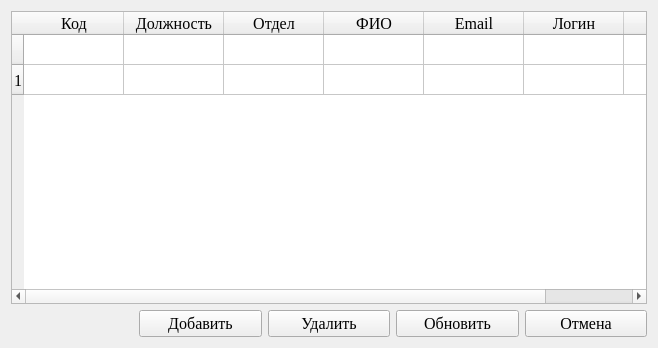
<?xml version="1.0" encoding="UTF-8"?>
<ui version="4.0">
 <class>EmployeesDialog</class>
 <widget class="QWidget" name="EmployeesDialog">
  <property name="geometry">
   <rect>
    <x>0</x>
    <y>0</y>
    <width>658</width>
    <height>348</height>
   </rect>
  </property>
  <property name="font">
   <font>
    <family>Times New Roman</family>
    <pointsize>12</pointsize>
   </font>
  </property>
  <property name="windowTitle">
   <string>Сотрудники</string>
  </property>
  <property name="windowIcon">
   <iconset resource="../../../res.qrc">
    <normaloff>:/icons/icon.png</normaloff>:/icons/icon.png</iconset>
  </property>
  <layout class="QGridLayout" name="gridLayout">
   <item row="1" column="2">
    <widget class="QPushButton" name="delButton">
     <property name="text">
      <string>Удалить</string>
     </property>
    </widget>
   </item>
   <item row="1" column="4">
    <widget class="QPushButton" name="cancelButton">
     <property name="maximumSize">
      <size>
       <width>16777215</width>
       <height>16777215</height>
      </size>
     </property>
     <property name="text">
      <string>Отмена</string>
     </property>
    </widget>
   </item>
   <item row="1" column="1">
    <widget class="QPushButton" name="addButton">
     <property name="text">
      <string>Добавить</string>
     </property>
    </widget>
   </item>
   <item row="0" column="0" colspan="5">
    <widget class="QTableWidget" name="tableWidget">
     <property name="selectionMode">
      <enum>QAbstractItemView::SingleSelection</enum>
     </property>
     <property name="selectionBehavior">
      <enum>QAbstractItemView::SelectRows</enum>
     </property>
     <row>
      <property name="text">
       <string/>
      </property>
     </row>
     <row>
      <property name="text">
       <string>1</string>
      </property>
     </row>
     <column>
      <property name="text">
       <string>Код</string>
      </property>
      <property name="font">
       <font>
        <family>Times New Roman</family>
        <pointsize>12</pointsize>
       </font>
      </property>
     </column>
     <column>
      <property name="text">
       <string>Должность</string>
      </property>
      <property name="font">
       <font>
        <family>Times New Roman</family>
        <pointsize>12</pointsize>
       </font>
      </property>
     </column>
     <column>
      <property name="text">
       <string>Отдел</string>
      </property>
      <property name="font">
       <font>
        <family>Times New Roman</family>
        <pointsize>12</pointsize>
       </font>
      </property>
     </column>
     <column>
      <property name="text">
       <string>ФИО</string>
      </property>
      <property name="font">
       <font>
        <family>Times New Roman</family>
        <pointsize>12</pointsize>
       </font>
      </property>
     </column>
     <column>
      <property name="text">
       <string>Email</string>
      </property>
      <property name="font">
       <font>
        <family>Times New Roman</family>
        <pointsize>12</pointsize>
       </font>
      </property>
     </column>
     <column>
      <property name="text">
       <string>Логин</string>
      </property>
      <property name="font">
       <font>
        <family>Times New Roman</family>
        <pointsize>12</pointsize>
       </font>
      </property>
     </column>
     <column>
      <property name="text">
       <string>Пароль</string>
      </property>
      <property name="font">
       <font>
        <family>Times New Roman</family>
        <pointsize>12</pointsize>
       </font>
      </property>
     </column>
     <item row="0" column="0">
      <property name="text">
       <string/>
      </property>
      <property name="font">
       <font>
        <family>Times New Roman</family>
        <pointsize>12</pointsize>
       </font>
      </property>
     </item>
    </widget>
   </item>
   <item row="1" column="0">
    <widget class="QLabel" name="label">
     <property name="text">
      <string/>
     </property>
    </widget>
   </item>
   <item row="1" column="3">
    <widget class="QPushButton" name="updateButton">
     <property name="text">
      <string>Обновить</string>
     </property>
    </widget>
   </item>
  </layout>
 </widget>
 <resources>
  <include location="../../../res.qrc"/>
 </resources>
 <connections/>
</ui>
